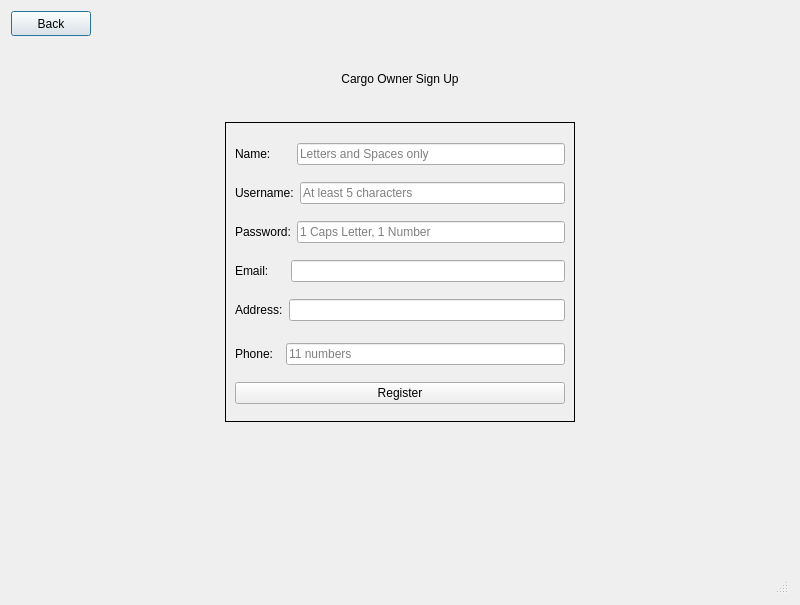
<?xml version="1.0" encoding="UTF-8"?>
<ui version="4.0">
 <class>userRegistration</class>
 <widget class="QDialog" name="userRegistration">
  <property name="geometry">
   <rect>
    <x>0</x>
    <y>0</y>
    <width>800</width>
    <height>605</height>
   </rect>
  </property>
  <property name="windowTitle">
   <string>Dialog</string>
  </property>
  <layout class="QVBoxLayout" name="verticalLayout_3">
   <item>
    <layout class="QVBoxLayout" name="verticalLayout">
     <item>
      <layout class="QHBoxLayout" name="horizontalLayout_2">
       <item>
        <widget class="QPushButton" name="pushButton_2">
         <property name="sizePolicy">
          <sizepolicy hsizetype="Fixed" vsizetype="Fixed">
           <horstretch>0</horstretch>
           <verstretch>0</verstretch>
          </sizepolicy>
         </property>
         <property name="minimumSize">
          <size>
           <width>55</width>
           <height>25</height>
          </size>
         </property>
         <property name="text">
          <string>Back</string>
         </property>
        </widget>
       </item>
       <item>
        <spacer name="horizontalSpacer">
         <property name="orientation">
          <enum>Qt::Horizontal</enum>
         </property>
         <property name="sizeHint" stdset="0">
          <size>
           <width>40</width>
           <height>20</height>
          </size>
         </property>
        </spacer>
       </item>
      </layout>
     </item>
     <item>
      <layout class="QHBoxLayout" name="horizontalLayout">
       <property name="topMargin">
        <number>30</number>
       </property>
       <property name="bottomMargin">
        <number>30</number>
       </property>
       <item>
        <widget class="QLabel" name="label">
         <property name="text">
          <string>Cargo Owner Sign Up</string>
         </property>
         <property name="alignment">
          <set>Qt::AlignCenter</set>
         </property>
        </widget>
       </item>
      </layout>
     </item>
     <item>
      <layout class="QHBoxLayout" name="horizontalLayout_3">
       <property name="topMargin">
        <number>0</number>
       </property>
       <item>
        <widget class="QWidget" name="accountForm" native="true">
         <property name="sizePolicy">
          <sizepolicy hsizetype="Fixed" vsizetype="Fixed">
           <horstretch>0</horstretch>
           <verstretch>0</verstretch>
          </sizepolicy>
         </property>
         <property name="minimumSize">
          <size>
           <width>350</width>
           <height>300</height>
          </size>
         </property>
         <property name="styleSheet">
          <string notr="true">#accountForm{ border: 1px solid; }</string>
         </property>
         <layout class="QVBoxLayout" name="verticalLayout_2">
          <property name="leftMargin">
           <number>10</number>
          </property>
          <property name="topMargin">
           <number>10</number>
          </property>
          <property name="rightMargin">
           <number>10</number>
          </property>
          <property name="bottomMargin">
           <number>5</number>
          </property>
          <item>
           <layout class="QHBoxLayout" name="horizontalLayout_7">
            <item>
             <widget class="QLabel" name="label_3">
              <property name="text">
               <string>Name:      </string>
              </property>
             </widget>
            </item>
            <item>
             <widget class="QLineEdit" name="lineEdit">
              <property name="placeholderText">
               <string>Letters and Spaces only</string>
              </property>
             </widget>
            </item>
           </layout>
          </item>
          <item>
           <layout class="QHBoxLayout" name="horizontalLayout_9">
            <item>
             <widget class="QLabel" name="label_8">
              <property name="text">
               <string>Username:</string>
              </property>
             </widget>
            </item>
            <item>
             <widget class="QLineEdit" name="lineEdit_6">
              <property name="placeholderText">
               <string>At least 5 characters</string>
              </property>
             </widget>
            </item>
           </layout>
          </item>
          <item>
           <layout class="QHBoxLayout" name="horizontalLayout_6">
            <item>
             <widget class="QLabel" name="label_4">
              <property name="text">
               <string>Password:</string>
              </property>
             </widget>
            </item>
            <item>
             <widget class="QLineEdit" name="lineEdit_2">
              <property name="placeholderText">
               <string>1 Caps Letter, 1 Number</string>
              </property>
             </widget>
            </item>
           </layout>
          </item>
          <item>
           <layout class="QHBoxLayout" name="horizontalLayout_5">
            <item>
             <widget class="QLabel" name="label_5">
              <property name="text">
               <string>Email:     </string>
              </property>
             </widget>
            </item>
            <item>
             <widget class="QLineEdit" name="lineEdit_3"/>
            </item>
           </layout>
          </item>
          <item>
           <layout class="QHBoxLayout" name="horizontalLayout_4">
            <item>
             <widget class="QLabel" name="label_6">
              <property name="text">
               <string>Address:</string>
              </property>
             </widget>
            </item>
            <item>
             <widget class="QLineEdit" name="lineEdit_4"/>
            </item>
           </layout>
          </item>
          <item>
           <spacer name="verticalSpacer_2">
            <property name="orientation">
             <enum>Qt::Vertical</enum>
            </property>
            <property name="sizeType">
             <enum>QSizePolicy::Fixed</enum>
            </property>
            <property name="sizeHint" stdset="0">
             <size>
              <width>20</width>
              <height>5</height>
             </size>
            </property>
           </spacer>
          </item>
          <item>
           <layout class="QHBoxLayout" name="horizontalLayout_8">
            <item>
             <widget class="QLabel" name="label_7">
              <property name="text">
               <string>Phone:  </string>
              </property>
             </widget>
            </item>
            <item>
             <widget class="QLineEdit" name="lineEdit_5">
              <property name="placeholderText">
               <string>11 numbers</string>
              </property>
             </widget>
            </item>
           </layout>
          </item>
          <item>
           <widget class="QPushButton" name="pushButton_6">
            <property name="text">
             <string>Register</string>
            </property>
           </widget>
          </item>
         </layout>
        </widget>
       </item>
      </layout>
     </item>
     <item>
      <spacer name="verticalSpacer">
       <property name="orientation">
        <enum>Qt::Vertical</enum>
       </property>
       <property name="sizeHint" stdset="0">
        <size>
         <width>20</width>
         <height>40</height>
        </size>
       </property>
      </spacer>
     </item>
    </layout>
   </item>
   <item>
    <widget class="QMenuBar" name="menubar"/>
   </item>
   <item>
    <widget class="QStatusBar" name="statusbar"/>
   </item>
  </layout>
 </widget>
 <resources/>
 <connections/>
</ui>
